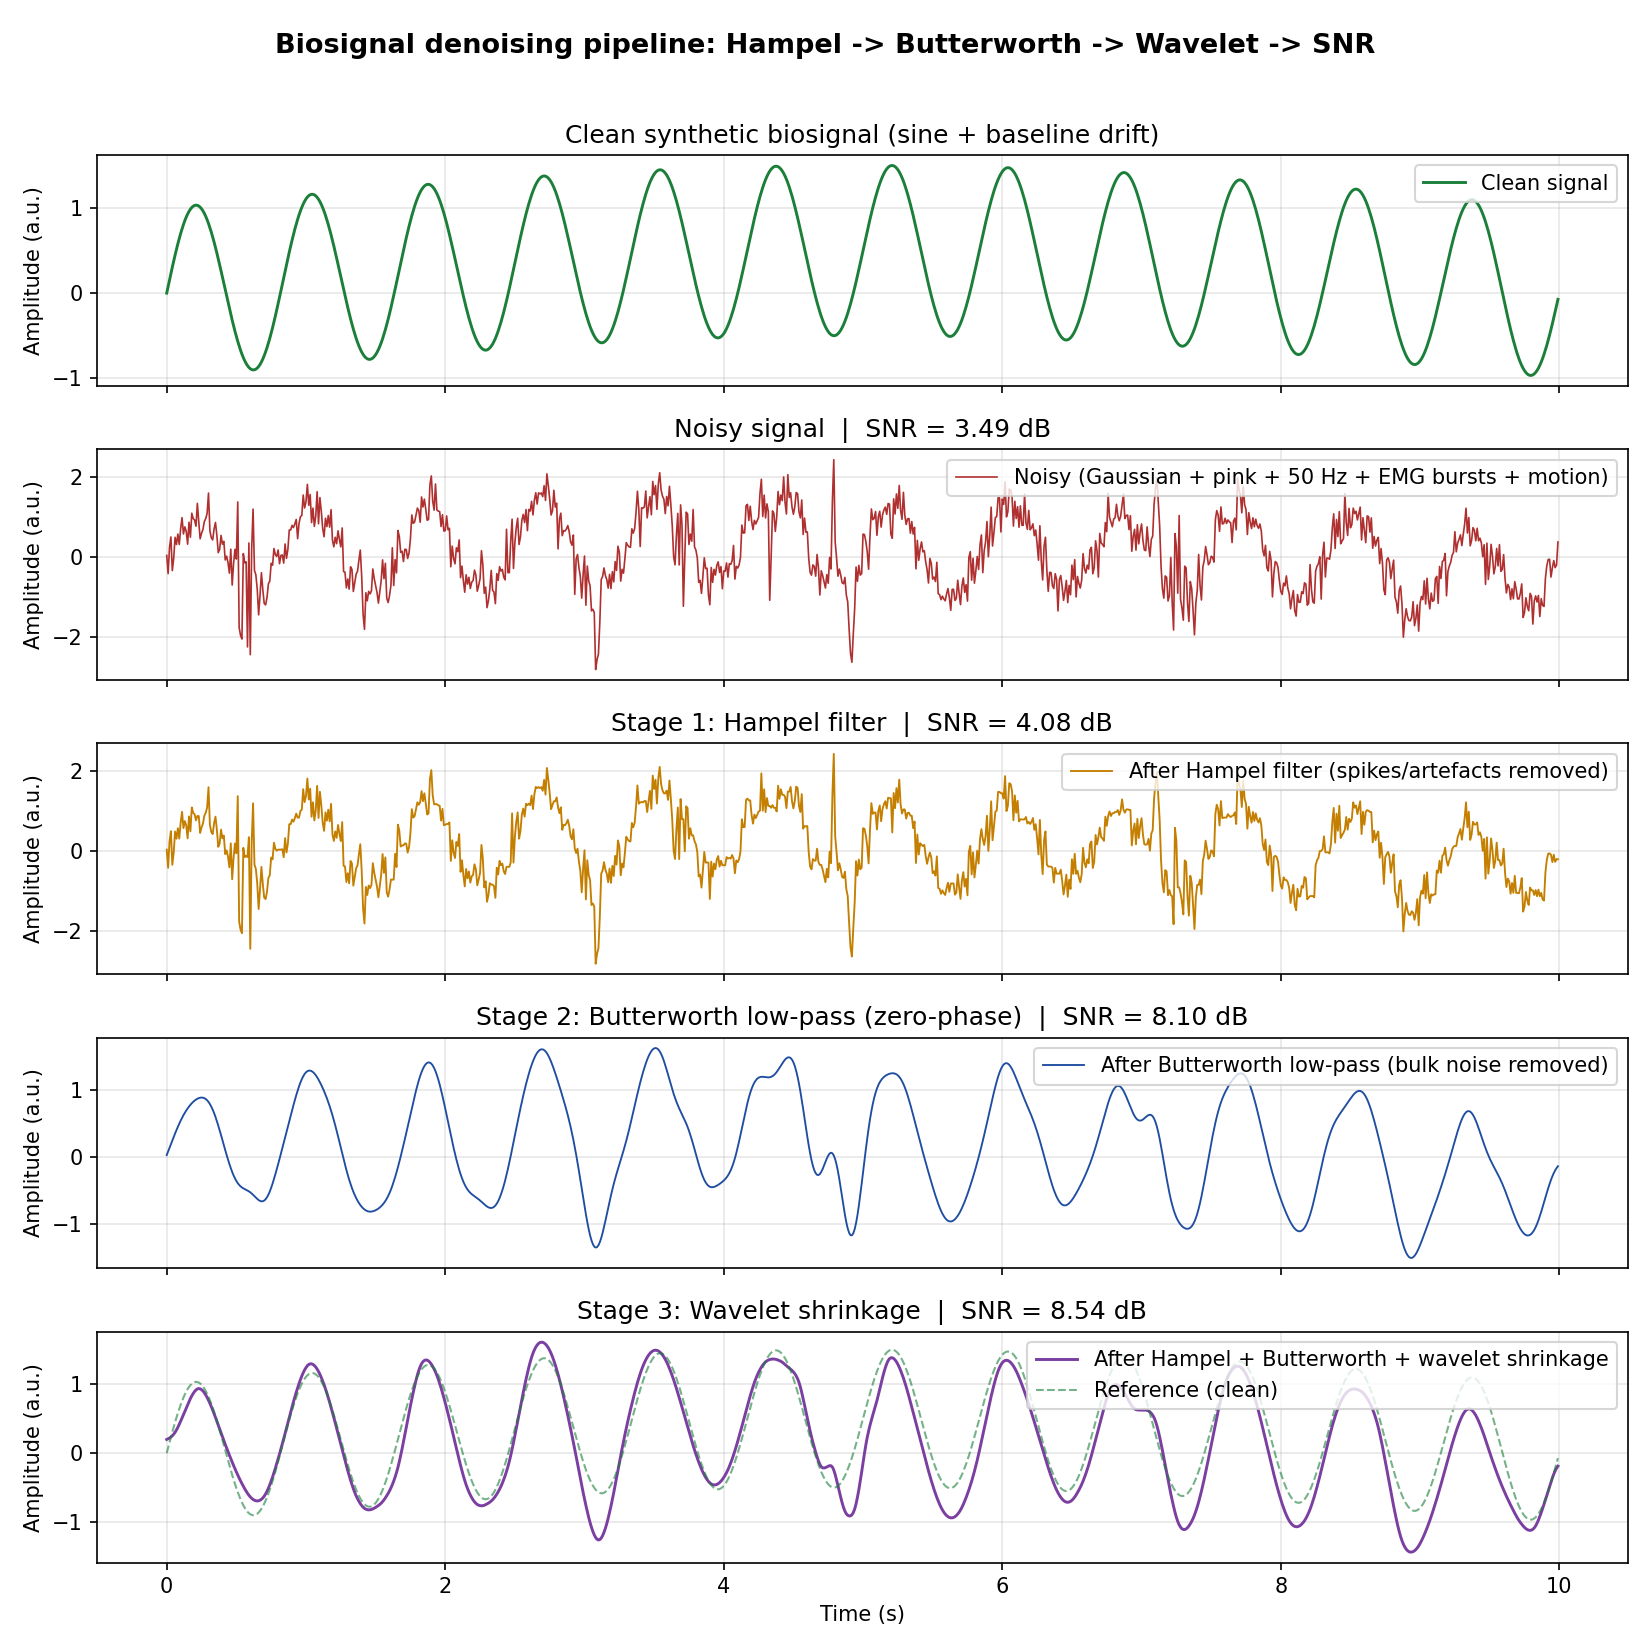

Reproduce this figure in Python.
"""
denoise_demo.py
---------------
Personal proof-of-concept demonstration of biosignal denoising.

Pipeline
--------
1. Synthesise a clean physiological-like signal (a periodic oscillation,
   similar to a pulse-oximetry waveform, plus slow baseline drift).
2. Corrupt it with a realistic, layered noise model: white Gaussian noise,
   1/f ("pink") drift-like noise, 50 Hz mains interference, short EMG-like
   high-frequency bursts (muscle artefact) and motion-artefact pulses
   (electrode pops / contact loss).
3. Denoise in three stages:
     a) Hampel filter -> removes isolated outliers / spikes (motion
        artefacts, electrode pops) without touching the rest of the
        waveform (a nonlinear, robust step).
     b) Butterworth zero-phase low-pass (`filtfilt`, not `lfilter`) ->
        removes the bulk of the broadband/high-frequency noise (50 Hz
        mains, white Gaussian) with no phase distortion -- safe here
        since this is offline post-processing, not a real-time/
        streaming pipeline.
     c) Wavelet shrinkage (soft threshold, shallow decomposition) ->
        isolates what's left after the first two stages: short,
        wideband motion/EMG bursts that neither a fixed local window
        (Hampel) nor a fixed frequency cutoff (Butterworth) fully
        removes. Running this last, on an already-smoothed signal,
        makes the *shrinkage* itself easier to apply cleanly -- but
        the noise *threshold* is estimated from the pre-Butterworth
        signal, since Butterworth has already removed most of the
        high-frequency content the threshold estimate needs.
4. Quantify quality at every stage with SNR (dB) against the known
   ground-truth clean signal.

Author: personal pet project
"""

from __future__ import annotations

import numpy as np
import matplotlib.pyplot as plt
import pywt
from scipy.signal import butter, filtfilt


# ---------------------------------------------------------------------------
# Signal generation
# ---------------------------------------------------------------------------
def generate_clean_signal(duration_s: float = 10.0,
                          fs: int = 100,
                          signal_freq: float = 1.2) -> tuple[np.ndarray, np.ndarray]:
    """Generate a clean synthetic biosignal.

    The signal is a sine wave (typical of a periodic physiological rhythm)
    superimposed on a slow baseline drift, which is common in real
    recordings (e.g. respiration-induced drift in PPG).

    Parameters
    ----------
    duration_s : float
        Length of the signal in seconds.
    fs : int
        Sampling frequency in Hz.
    signal_freq : float
        Frequency of the main oscillation in Hz (~1.2 Hz ~= 72 bpm).

    Returns
    -------
    t : np.ndarray
        Time vector in seconds.
    clean : np.ndarray
        Clean signal samples.
    """
    if fs <= 0:
        raise ValueError(f"fs must be positive, got {fs}")
    if duration_s < 0:
        raise ValueError(f"duration_s must be non-negative, got {duration_s}")
    if signal_freq < 0:
        raise ValueError(f"signal_freq must be non-negative, got {signal_freq}")
    if signal_freq > 0.5 * fs:
        raise ValueError(
            f"signal_freq ({signal_freq} Hz) is above Nyquist "
            f"({0.5 * fs} Hz) -- aliasing would corrupt the signal"
        )

    t = np.linspace(0.0, duration_s, int(duration_s * fs), endpoint=False)
    oscillation = np.sin(2 * np.pi * signal_freq * t)
    baseline_drift = 0.5 * np.sin(2 * np.pi * 0.05 * t)  # 0.05 Hz drift
    clean = oscillation + baseline_drift
    return t, clean


# ---------------------------------------------------------------------------
# Noise components (composable, so the overall noise model is layered)
# ---------------------------------------------------------------------------
def _generate_pink_noise(n: int, rng: np.random.Generator) -> np.ndarray:
    """Generate unit-variance 1/f ("pink") noise via spectral shaping.

    Pink noise is a reasonable stand-in for slow, correlated physiological
    and electrode-drift noise that white Gaussian noise does not capture.
    """
    if n <= 1:
        return np.zeros(n)
    white = rng.normal(size=n)
    spectrum = np.fft.rfft(white)
    freqs = np.fft.rfftfreq(n)
    freqs[0] = freqs[1]  # avoid division by zero at DC
    spectrum = spectrum / np.sqrt(freqs)
    pink = np.fft.irfft(spectrum, n)
    std = np.std(pink)
    if std > 0:
        pink = pink / std
    return pink


def _generate_emg_bursts(n: int,
                         fs: int,
                         rng: np.random.Generator,
                         burst_count: int,
                         burst_duration_s: float,
                         burst_amp: float) -> np.ndarray:
    """Generate short bursts of high-frequency noise mimicking muscle (EMG)
    artefact, e.g. from patient movement or shivering.
    """
    noise = np.zeros(n)
    burst_len = int(burst_duration_s * fs)
    if burst_count <= 0 or burst_len < 1 or n <= burst_len:
        return noise

    starts = rng.integers(low=0, high=n - burst_len, size=burst_count)
    envelope = np.hanning(burst_len)
    for start in starts:
        burst = rng.normal(scale=burst_amp, size=burst_len) * envelope
        noise[start:start + burst_len] += burst
    return noise


def _generate_motion_artifacts(n: int,
                               rng: np.random.Generator,
                               artifact_count: int,
                               artifact_len_range: tuple[int, int],
                               artifact_amp: float) -> np.ndarray:
    """Generate rectangular-ish pulses mimicking motion artefacts / electrode
    pops: short segments where the signal jumps to an offset value.
    """
    noise = np.zeros(n)
    if artifact_count <= 0 or n == 0:
        return noise

    min_len, max_len = artifact_len_range
    for _ in range(artifact_count):
        length = int(rng.integers(low=min_len, high=max_len + 1))
        if length < 1 or length >= n:
            continue
        start = int(rng.integers(low=0, high=n - length))
        sign = rng.choice([-1.0, 1.0])
        # Smooth-ish rectangular pulse (half-sine ramp in/out) so the
        # Hampel filter sees it as a genuine run of outliers, not one spike.
        ramp = np.hanning(length)
        noise[start:start + length] += sign * artifact_amp * ramp
    return noise


def add_realistic_noise(clean: np.ndarray,
                        fs: int,
                        gaussian_amp: float = 0.3,
                        pink_amp: float = 0.25,
                        mains_freq: float = 50.0,
                        mains_amp: float = 0.2,
                        emg_burst_count: int = 3,
                        emg_burst_duration_s: float = 0.3,
                        emg_burst_amp: float = 1.2,
                        motion_artifact_count: int = 5,
                        motion_artifact_len_range: tuple[int, int] = (3, 10),
                        motion_artifact_amp: float = 2.2,
                        rng: np.random.Generator | None = None) -> np.ndarray:
    """Corrupt a clean signal with a layered, more realistic noise model:
    white Gaussian noise + 1/f pink noise + 50 Hz mains interference +
    EMG-like high-frequency bursts + motion-artefact pulses.
    """
    if fs <= 0:
        raise ValueError(f"fs must be positive, got {fs}")
    if min(gaussian_amp, pink_amp, mains_amp, emg_burst_amp, motion_artifact_amp) < 0:
        raise ValueError("noise amplitudes must be non-negative")
    if emg_burst_count < 0 or motion_artifact_count < 0:
        raise ValueError("burst/artifact counts must be non-negative")
    if mains_freq < 0:
        raise ValueError(f"mains_freq must be non-negative, got {mains_freq}")
    if mains_freq > 0.5 * fs and mains_amp > 0:
        # Above Nyquist the mains sinusoid would alias to a different
        # frequency -- refuse rather than silently produce a misleading artefact.
        raise ValueError(
            f"mains_freq ({mains_freq} Hz) is above Nyquist "
            f"({0.5 * fs} Hz); raise fs or set mains_amp=0"
        )

    if rng is None:
        rng = np.random.default_rng(seed=42)

    n = clean.size
    t = np.arange(n) / fs

    gaussian = rng.normal(loc=0.0, scale=gaussian_amp, size=n)
    pink = pink_amp * _generate_pink_noise(n, rng)
    mains = mains_amp * np.sin(2 * np.pi * mains_freq * t)
    emg = _generate_emg_bursts(n, fs, rng, emg_burst_count,
                               emg_burst_duration_s, emg_burst_amp)
    motion = _generate_motion_artifacts(n, rng, motion_artifact_count,
                                        motion_artifact_len_range,
                                        motion_artifact_amp)

    return clean + gaussian + pink + mains + emg + motion


# ---------------------------------------------------------------------------
# Stage 1 of denoising: Hampel filter (robust outlier / spike removal)
# ---------------------------------------------------------------------------
def hampel_filter(signal: np.ndarray,
                  window_size: int = 7,
                  n_sigmas: float = 3.0) -> np.ndarray:
    """Remove outliers/spikes with a sliding-window Hampel filter.

    For each sample, the median and the Median Absolute Deviation (MAD) of a
    surrounding window are computed. If a sample deviates from the local
    median by more than `n_sigmas` scaled-MADs, it is replaced by the local
    median. This is a robust, nonlinear step that targets isolated spikes
    and short artefact runs (e.g. motion artefacts) without smoothing or
    phase-shifting the rest of the waveform the way a linear filter would.

    Parameters
    ----------
    signal : np.ndarray
        Input samples (typically the raw noisy signal).
    window_size : int
        Size of the sliding window in samples (should be odd; an even
        value is rounded up internally).
    n_sigmas : float
        Rejection threshold in scaled-MAD units.

    Returns
    -------
    np.ndarray
        Signal with outliers replaced by local medians, same length as input.
    """
    signal = np.asarray(signal, dtype=float)
    if signal.ndim != 1:
        raise ValueError(f"signal must be 1-D, got shape {signal.shape}")
    if window_size < 1:
        raise ValueError(f"window_size must be positive, got {window_size}")
    if n_sigmas <= 0:
        raise ValueError(f"n_sigmas must be positive, got {n_sigmas}")

    n = signal.size
    if n == 0:
        return signal.copy()

    half_window = max(1, window_size // 2)
    k = 1.4826  # scale factor so MAD approximates std for Gaussian data
    cleaned = signal.copy()

    for i in range(n):
        start = max(0, i - half_window)
        end = min(n, i + half_window + 1)
        window = signal[start:end]
        median = np.median(window)
        mad = k * np.median(np.abs(window - median))
        if mad == 0:
            continue
        if np.abs(signal[i] - median) > n_sigmas * mad:
            cleaned[i] = median

    return cleaned


# ---------------------------------------------------------------------------
# Stage 2 of denoising: Butterworth zero-phase low-pass
# ---------------------------------------------------------------------------
def denoise_signal(noisy_signal: np.ndarray,
                   fs: int = 100,
                   cutoff_hz: float = 4.0,
                   order: int = 4) -> np.ndarray:
    """Remove the bulk of the broadband/high-frequency noise with a
    zero-phase Butterworth low-pass.

    A low-pass filter is well suited to physiological signals whose
    informative content lies below a few Hz (heart rate, respiration,
    slow temperature changes), while the dominant remaining noise sources
    (mains hum, broadband Gaussian/pink noise) sit above the
    chosen cutoff and are attenuated. Short motion/EMG bursts are only
    partially reduced here -- that's left for the wavelet stage that
    follows, which is much easier to tune on an already-smoothed signal.

    `filtfilt` applies the filter forward and backward to avoid the
    phase distortion that would shift the waveform in time -- important
    for diagnostic interpretation.

    Parameters
    ----------
    noisy_signal : np.ndarray
        Input samples to be cleaned (ideally already passed through
        `hampel_filter` to remove spikes first).
    fs : int
        Sampling frequency of `noisy_signal` in Hz.
    cutoff_hz : float
        -3 dB cut-off frequency of the low-pass filter.
    order : int
        Order of the Butterworth filter.

    Returns
    -------
    np.ndarray
        Cleaned signal, same length as the input.
    """
    if fs <= 0:
        raise ValueError(f"fs must be positive, got {fs}")
    nyquist = 0.5 * fs
    if not 0 < cutoff_hz < nyquist:
        raise ValueError(
            f"cutoff_hz must satisfy 0 < cutoff_hz < fs/2 "
            f"(got cutoff_hz={cutoff_hz}, fs/2={nyquist})"
        )
    if not 1 <= order <= 10:
        # Higher orders quickly become numerically unstable in transfer-function
        # form; if you need a steeper roll-off, switch to SOS (sosfiltfilt).
        raise ValueError(f"order must be an integer in [1, 10], got {order}")

    noisy_signal = np.asarray(noisy_signal)
    if noisy_signal.ndim != 1:
        raise ValueError(
            f"noisy_signal must be 1-D, got shape {noisy_signal.shape}"
        )
    if not np.all(np.isfinite(noisy_signal)):
        # filtfilt propagates a single NaN/Inf to every output sample.
        raise ValueError("noisy_signal contains NaN or Inf -- clean the input first")

    padlen = 3 * (order + 1)
    if noisy_signal.size <= padlen:
        raise ValueError(
            f"signal length ({noisy_signal.size}) must exceed "
            f"3*(order+1) = {padlen} samples for filtfilt; "
            f"use a longer recording or a lower order"
        )

    normalised_cutoff = cutoff_hz / nyquist
    b, a = butter(order, normalised_cutoff, btype="low", analog=False)
    cleaned = filtfilt(b, a, noisy_signal)
    return cleaned


# ---------------------------------------------------------------------------
# Stage 3 of denoising: wavelet-domain denoising (residual motion/EMG bursts)
# ---------------------------------------------------------------------------
def wavelet_denoise(signal: np.ndarray,
                    noise_reference: np.ndarray | None = None,
                    wavelet: str = "sym8",
                    level: int | None = 4,
                    mode: str = "soft") -> np.ndarray:
    """Denoise via multi-resolution wavelet shrinkage (VisuShrink-style).

    Run last in the pipeline, after Hampel and Butterworth have already
    removed spikes and the bulk of the broadband noise. What's left at
    that point is short, wideband motion/EMG bursts -- exactly what a
    fixed-window filter (Hampel) or a fixed frequency cutoff (Butterworth)
    can't isolate on their own, since wavelet decomposition localizes
    energy in time *and* frequency simultaneously.

    The signal is decomposed with a discrete wavelet transform, the detail
    (high-frequency) coefficients at each level are shrunk with a universal
    (VisuShrink) threshold, and the signal is reconstructed.
    Soft-thresholding shrinks every coefficient toward zero and is used
    here rather than hard-thresholding, which zeroes coefficients outright
    and introduces small discontinuities ("kinks") into the reconstructed
    waveform -- visible as jagged edges on a physiological signal that
    should be smooth.

    Threshold estimation is decoupled from what gets filtered: by the time
    Butterworth has run, the finest wavelet detail coefficients of
    `signal` are mostly gone, so estimating sigma from `signal` itself
    yields a threshold too small to do anything useful (the noise floor
    it's trying to measure has already been removed). Passing
    `noise_reference` -- the signal *before* Butterworth (i.e. the output
    of `hampel_filter`), which still has its high frequencies intact --
    fixes this: sigma is estimated from `noise_reference`'s finest detail
    coefficients, but that threshold is applied to `signal`'s own
    coefficients for the actual shrinkage. This keeps the two roles
    separate -- "how noisy was this signal" vs "what do I shrink" -- so
    the threshold reflects the genuine noise floor instead of whatever
    little is left after Butterworth.

    Parameters
    ----------
    signal : np.ndarray
        Input samples to denoise (e.g. output of `denoise_signal`).
    noise_reference : np.ndarray or None
        Signal to estimate the noise threshold from -- ideally one taken
        before Butterworth (e.g. the output of `hampel_filter`), since it
        still carries the high-frequency content the threshold estimate
        needs. Must be the same length as `signal`. If None, `signal`
        is used for both roles (matches the old, threshold-collapses-
        after-Butterworth behaviour -- not recommended in this pipeline).
    wavelet : str
        Wavelet family. Smooth, symmetric wavelets such as "sym8", "sym4"
        or "db4" are preferred here: their shape is closer to a
        physiological waveform than sharper wavelets like "db2" or "haar",
        so they distort the underlying sine less while still catching
        transient bursts.
    level : int or None
        Decomposition depth. Kept shallow (3-5) by default: decomposing
        too deep starts to fold the signal's own carrier frequency into
        the detail coefficients, so shrinkage ends up attenuating the
        physiological oscillation itself, not just the artefact bursts.
        None falls back to the maximum depth the signal length and
        wavelet support (not recommended for this reason).
    mode : str
        Thresholding mode passed to `pywt.threshold` ("soft" or "hard").
        Soft is preferred: it avoids the discontinuities hard-thresholding
        introduces, which matter for a physiological waveform.

    Returns
    -------
    np.ndarray
        Denoised signal, same length as input.
    """
    signal = np.asarray(signal, dtype=float)
    if signal.ndim != 1:
        raise ValueError(f"signal must be 1-D, got shape {signal.shape}")
    if mode not in ("soft", "hard"):
        raise ValueError(f"mode must be 'soft' or 'hard', got {mode!r}")

    if noise_reference is None:
        noise_reference = signal
    else:
        noise_reference = np.asarray(noise_reference, dtype=float)
        if noise_reference.ndim != 1:
            raise ValueError(
                f"noise_reference must be 1-D, got shape {noise_reference.shape}"
            )
        if noise_reference.shape != signal.shape:
            raise ValueError(
                f"noise_reference must match signal's shape: "
                f"got {noise_reference.shape} vs signal {signal.shape}"
            )

    n = signal.size
    if n == 0:
        return signal.copy()

    max_level = pywt.dwt_max_level(n, pywt.Wavelet(wavelet).dec_len)
    if max_level < 1:
        raise ValueError(
            f"signal length ({n}) is too short for wavelet '{wavelet}'"
        )
    if level is None:
        level = max_level
    elif not 1 <= level <= max_level:
        raise ValueError(
            f"level must be in [1, {max_level}] for this signal/wavelet, got {level}"
        )

    coeffs = pywt.wavedec(signal, wavelet, level=level)
    detail_coeffs = coeffs[1:]

    # Universal (VisuShrink) threshold: noise sigma estimated robustly, via
    # MAD, from the finest-detail coefficients of the *reference* signal
    # (pre-Butterworth), threshold = sigma * sqrt(2 ln n). This is the
    # only place `noise_reference` is used -- the shrinkage itself still
    # operates on `signal`'s own coefficients below.
    ref_coeffs = pywt.wavedec(noise_reference, wavelet, level=level)
    finest_ref_detail = ref_coeffs[-1]
    sigma = np.median(np.abs(finest_ref_detail)) / 0.6745 if finest_ref_detail.size else 0.0
    uthresh = sigma * np.sqrt(2.0 * np.log(n)) if sigma > 0 else 0.0

    denoised_coeffs = [coeffs[0]] + [
        pywt.threshold(c, value=uthresh, mode=mode) for c in detail_coeffs
    ]
    denoised = pywt.waverec(denoised_coeffs, wavelet)
    return denoised[:n]  # waverec can pad by 1 sample depending on length parity


# ---------------------------------------------------------------------------
# Stage 4: quality metric (SNR)
# ---------------------------------------------------------------------------
def compute_snr_db(reference: np.ndarray, test_signal: np.ndarray) -> float:
    """Compute the Signal-to-Noise Ratio, in dB, of `test_signal` against a
    known ground-truth `reference`.

    SNR = 10 * log10( power(reference) / power(reference - test_signal) )

    Higher is better; this is the standard way to quantify how close a
    denoised (or noisy) signal is to the ground truth when the ground
    truth is known, as it is here since the clean signal was synthesised.
    """
    reference = np.asarray(reference, dtype=float)
    test_signal = np.asarray(test_signal, dtype=float)
    if reference.shape != test_signal.shape:
        raise ValueError(
            f"shape mismatch: reference {reference.shape} vs "
            f"test_signal {test_signal.shape}"
        )

    noise = reference - test_signal
    signal_power = np.mean(reference ** 2)
    noise_power = np.mean(noise ** 2)

    if noise_power == 0:
        return float("inf")
    return 10.0 * np.log10(signal_power / noise_power)


# ---------------------------------------------------------------------------
# Visualisation
# ---------------------------------------------------------------------------
def plot_results(t: np.ndarray,
                 clean: np.ndarray,
                 noisy: np.ndarray,
                 hampel_cleaned: np.ndarray,
                 butterworth_cleaned: np.ndarray,
                 final_cleaned: np.ndarray,
                 snr_noisy: float,
                 snr_hampel: float,
                 snr_butterworth: float,
                 snr_final: float,
                 save_path: str | None = "denoise_demo.png") -> None:
    """Plot clean / noisy / Hampel-stage / Butterworth-stage / final-stage
    (wavelet) traces, annotated with the SNR (dB) achieved at each stage,
    and optionally save to disk.
    """
    fig, axes = plt.subplots(5, 1, figsize=(11, 11), sharex=True)

    axes[0].plot(t, clean, color="#1b7f3a", linewidth=1.4, label="Clean signal")
    axes[0].set_title("Clean synthetic biosignal (sine + baseline drift)")
    axes[0].set_ylabel("Amplitude (a.u.)")
    axes[0].legend(loc="upper right")
    axes[0].grid(alpha=0.3)

    axes[1].plot(t, noisy, color="#b03030", linewidth=0.8,
                 label="Noisy (Gaussian + pink + 50 Hz + EMG bursts + motion)")
    axes[1].set_title(f"Noisy signal  |  SNR = {snr_noisy:.2f} dB")
    axes[1].set_ylabel("Amplitude (a.u.)")
    axes[1].legend(loc="upper right")
    axes[1].grid(alpha=0.3)

    axes[2].plot(t, hampel_cleaned, color="#c47f00", linewidth=0.9,
                 label="After Hampel filter (spikes/artefacts removed)")
    axes[2].set_title(f"Stage 1: Hampel filter  |  SNR = {snr_hampel:.2f} dB")
    axes[2].set_ylabel("Amplitude (a.u.)")
    axes[2].legend(loc="upper right")
    axes[2].grid(alpha=0.3)

    axes[3].plot(t, butterworth_cleaned, color="#1f4ea1", linewidth=0.9,
                 label="After Butterworth low-pass (bulk noise removed)")
    axes[3].set_title(f"Stage 2: Butterworth low-pass (zero-phase)  |  SNR = {snr_butterworth:.2f} dB")
    axes[3].set_ylabel("Amplitude (a.u.)")
    axes[3].legend(loc="upper right")
    axes[3].grid(alpha=0.3)

    axes[4].plot(t, final_cleaned, color="#7a3fa0", linewidth=1.4,
                 label="After Hampel + Butterworth + wavelet shrinkage")
    axes[4].plot(t, clean, color="#1b7f3a", linewidth=1.0,
                 linestyle="--", alpha=0.6, label="Reference (clean)")
    axes[4].set_title(f"Stage 3: Wavelet shrinkage  |  SNR = {snr_final:.2f} dB")
    axes[4].set_xlabel("Time (s)")
    axes[4].set_ylabel("Amplitude (a.u.)")
    axes[4].legend(loc="upper right")
    axes[4].grid(alpha=0.3)

    fig.suptitle("Biosignal denoising pipeline: Hampel -> Butterworth -> Wavelet -> SNR",
                 fontsize=13, fontweight="bold")
    fig.tight_layout(rect=(0, 0, 1, 0.97))

    if save_path:
        fig.savefig(save_path, dpi=150)
        print(f"Plot saved to: {save_path}")

    plt.show()


# ---------------------------------------------------------------------------
# Entry point
# ---------------------------------------------------------------------------
def main() -> None:
    fs = 100               # sampling frequency in Hz
    duration_s = 10.0      # total length of the recording

    t, clean = generate_clean_signal(duration_s=duration_s, fs=fs)
    noisy = add_realistic_noise(clean, fs=fs)

    # --- Denoising pipeline: Hampel -> Butterworth -> Wavelet -> SNR ---
    # Hampel tuned tighter (smaller window, lower sigma threshold) so it
    # cuts spikes/motion artefacts harder before anything else runs.
    after_hampel = hampel_filter(noisy, window_size=5, n_sigmas=2.5)
    # filtfilt is zero-phase (forward+backward), so this stage introduces
    # no time shift -- safe to use here since this is offline post-processing,
    # not a real-time/streaming pipeline.
    after_butterworth = denoise_signal(after_hampel, fs=fs, cutoff_hz=4.0, order=4)
    # Wavelet runs last, on the already-smoothed signal, targeting the
    # residual motion/EMG bursts. Shallow decomposition (level=4) and a
    # smooth mother wavelet (sym8) avoid folding the 1.2 Hz carrier into
    # the shrunk coefficients; soft thresholding avoids the discontinuities
    # hard thresholding leaves in the waveform. The noise threshold is
    # estimated from `after_hampel` (pre-Butterworth), not from the signal
    # being shrunk itself -- by the time Butterworth has run, the finest
    # detail coefficients are mostly gone, so measuring the noise floor
    # from the already-smoothed signal would yield a threshold too small
    # to do anything.
    final_cleaned = wavelet_denoise(after_butterworth, noise_reference=after_hampel,
                                    wavelet="sym8", level=4, mode="soft")

    snr_noisy = compute_snr_db(clean, noisy)
    snr_hampel = compute_snr_db(clean, after_hampel)
    snr_butterworth = compute_snr_db(clean, after_butterworth)
    snr_final = compute_snr_db(clean, final_cleaned)

    print(f"SNR of noisy signal:                            {snr_noisy:6.2f} dB")
    print(f"SNR after Hampel filter:                         {snr_hampel:6.2f} dB")
    print(f"SNR after Hampel + Butterworth:                   {snr_butterworth:6.2f} dB")
    print(f"SNR after Hampel + Butterworth + wavelet:          {snr_final:6.2f} dB")
    print(f"Total improvement:                               {snr_final - snr_noisy:+.2f} dB")

    plot_results(t, clean, noisy, after_hampel, after_butterworth, final_cleaned,
                snr_noisy, snr_hampel, snr_butterworth, snr_final)


if __name__ == "__main__":
    main()
